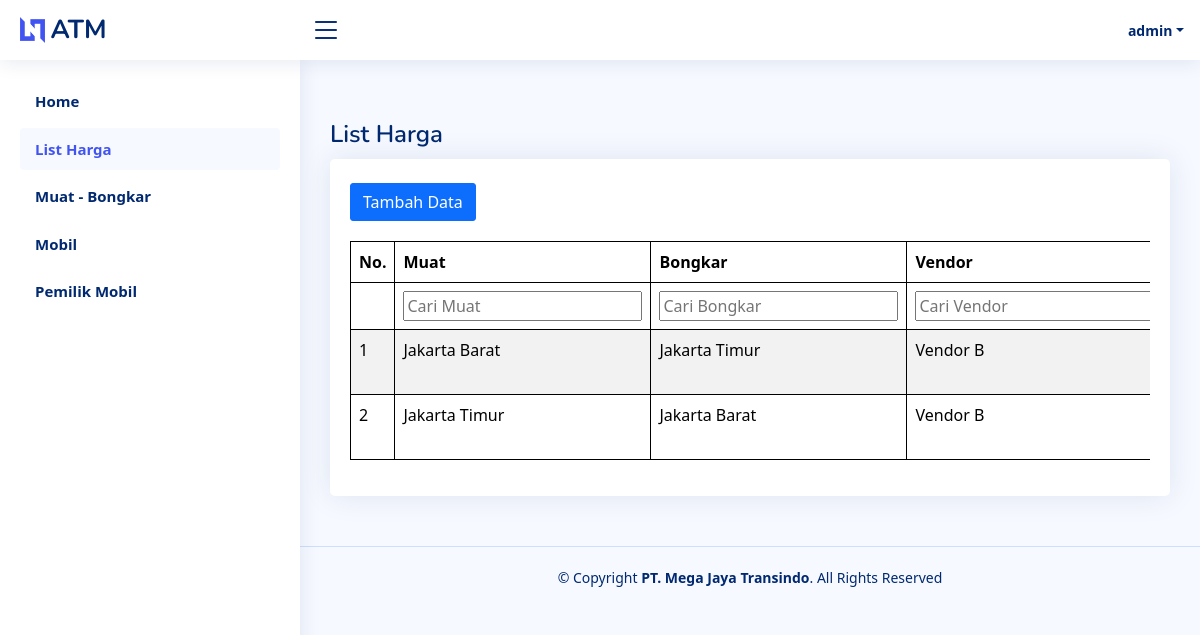
Before: /list_harga.php (signed in) with the older database file.
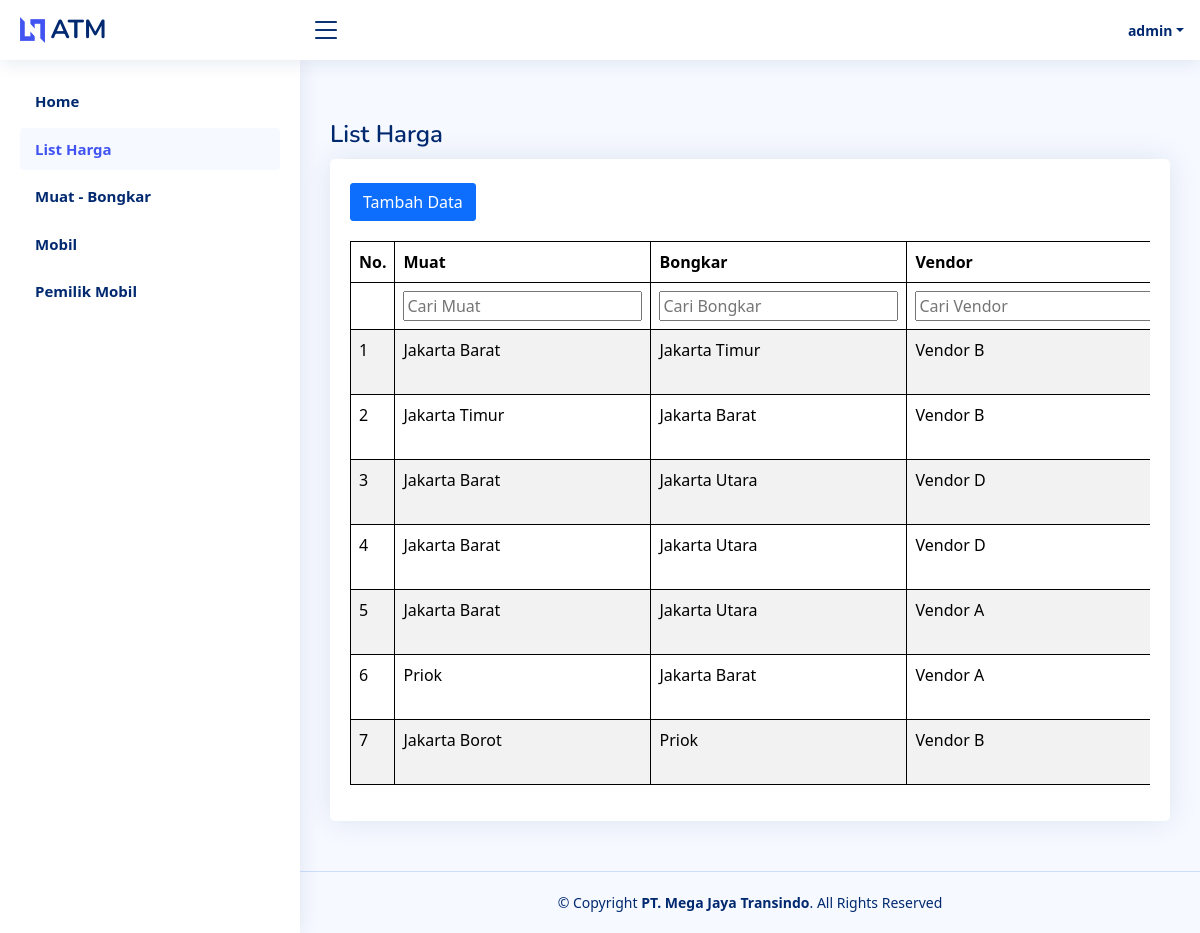
After: the same page with the newer database file.
### tables this page shows
CREATE TABLE `list_harga` (
  `id` int(11) NOT NULL,
  `created_date` timestamp NOT NULL DEFAULT current_timestamp(),
  `modified_date` timestamp NOT NULL DEFAULT current_timestamp() ON UPDATE current_timestamp(),
  `secure_id` varchar(52) NOT NULL,
  `muat_id` int(11) NOT NULL,
  `bongkar_id` int(11) NOT NULL,
  `vendor_id` int(11) NOT NULL,
  `mobil_id` int(11) NOT NULL,
  `harga` float NOT NULL
);

CREATE TABLE `vendor` (
  `id` int(11) NOT NULL,
  `created_date` timestamp NOT NULL DEFAULT current_timestamp(),
  `modified_date` timestamp NOT NULL DEFAULT current_timestamp() ON UPDATE current_timestamp(),
  `secure_id` varchar(52) NOT NULL,
  `nama` varchar(100) NOT NULL,
  `mobil_id` varchar(100) NOT NULL COMMENT '["1","2"]'
);

### layout/navlinks.php (called while the page is built, shortened)
<?php
$nav_links = [
    ['url' => 'index.php', 'text' => 'Home'],
    ['url' => 'list_harga.php', 'text' => 'List Harga'],
    ['url' => 'muat_bongkar.php', 'text' => 'Muat - Bongkar'],
    ['url' => 'mobil.php', 'text' => 'Mobil'],
    ['url' => 'vendor.php', 'text' => 'Pemilik Mobil'],
];
?>

### api/get_list_harga.php (called while the page is built, shortened)
<?php
require 'config/db.php';
if ($_SERVER["REQUEST_METHOD"] == "GET") {
    try{
        $sql = 'SELECT l.*, v.nama as vendor FROM list_harga l
        LEFT JOIN vendor v ON l.vendor_id = v.id';
        $stmt = $db->query($sql);
        $list_harga = $stmt->fetchAll();
        foreach($list_harga as $i=>$v) {
            $sql = "SELECT nama FROM mobil WHERE id = :id";
            $stmt = $db->prepare($sql);
            $stmt->bindParam(':id', $list_harga[$i]['mobil_id'], PDO::PARAM_INT);
            $stmt->execute();
            $mobil = $stmt->fetchColumn();
            $list_harga[$i]['mobil'] = $mobil;
            $sql = "SELECT nama FROM muat_bongkar WHERE id = :id";
            $stmt = $db->prepare($sql);
            $stmt->bindParam(':id', $list_harga[$i]['muat_id'], PDO::PARAM_INT);
            $stmt->execute();
            $muat = $stmt->fetchColumn();
            $list_harga[$i]['muat'] = $muat;
            $sql = "SELECT nama FROM muat_bongkar WHERE id = :id";
            $stmt = $db->prepare($sql);
            $stmt->bindParam(':id', $list_harga[$i]['bongkar_id'], PDO::PARAM_INT);
            $stmt->execute();
            $bongkar = $stmt->fetchColumn();
            $list_harga[$i]['bongkar'] = $bongkar;
        }
    } catch(PDOException $e){
        echo "Connection failed: " . $e->getMessage();
        exit;
    }
}
?>

### list_harga.php (the view, shortened to what this page needs)
<?php
require 'layout/header.php';
require 'layout/navbar.php';
require 'layout/sidebar.php';
require 'api/get_list_harga.php';
?>
  <main id="main" class="main">
    <div class="pagetitle">
      <h1>List Harga</h1>
    </div>
    <section class="section">
      <div class="row">
        <div class="col-lg-12">
          <div class="card">
            <div class="card-body" style="padding-top:3dvh;">
              <?php
              if ($_SESSION['role']!="MEMBER"):
              ?>
              <a href="upsert_list_harga.php" class="btn btn-primary" style="margin-bottom:20px;">Tambah Data</a>
              <?php
              endif;
              ?>
              <div class="table-responsive">
                <table class="table table-bordered table-striped  datatable" id="customDataTable">
                  <thead>
                    <tr>
                      <th>No.</th>
                      <th>Muat</th>
                      <th>Bongkar</th>
                      <th>Vendor</th>
                    </tr>
                    <tr>
                      <th></th>
                      <th><input type="text" placeholder="Cari Muat" /></th>
                      <th><input type="text" placeholder="Cari Bongkar" /></th>
                      <th><input type="text" placeholder="Cari Vendor" /></th>
                  </tr>
                  </thead>
                  <tbody>
                    <?php
                    foreach($list_harga as $i=>$v):
                      echo '<tr>';
                        echo '<td>'.sprintf("%d", $i+1).'</td>';
                        echo '<td>'.$v['muat'].'</td>';
                        echo '<td>'.$v['bongkar'].'</td>';
                        echo '<td>'.$v['vendor'].'</td>';
                      echo '</tr>';
                    endforeach;
                    ?>
                  </tbody>
                </table>
              </div>
            </div>
          </div>
        </div>
      </div>
    </section>
  </main>
  <?php
  require 'layout/footer.php';

### layout/header.php (shortened to what this page needs)
<!DOCTYPE html>
<html lang="en">
<head>
  <link href="assets/vendor/fontawesome-free/css/all.min.css" rel="stylesheet" type="text/css">
  <link href="assets/vendor/bootstrap/css/bootstrap.min.css" rel="stylesheet">
  <link href="assets/vendor/bootstrap-icons/bootstrap-icons.css" rel="stylesheet">
  <link href="assets/vendor/boxicons/css/boxicons.min.css" rel="stylesheet">
  <link href="assets/vendor/quill/quill.snow.css" rel="stylesheet">
  <link href="assets/vendor/quill/quill.bubble.css" rel="stylesheet">
  <link href="assets/vendor/remixicon/remixicon.css" rel="stylesheet">
  <link href="vendor/datatables/dataTables.bootstrap4.min.css" rel="stylesheet">
  <link rel="stylesheet" href="https://cdnjs.cloudflare.com/ajax/libs/bootstrap-select/1.14.0-beta2/css/bootstrap-select.min.css">
  <link href="https://cdn.jsdelivr.net/npm/select2@4.1.0-rc.0/dist/css/select2.min.css" rel="stylesheet" />
  <link rel="stylesheet" href="https://cdn.jsdelivr.net/npm/select2-bootstrap-5-theme@1.3.0/dist/select2-bootstrap-5-theme.min.css" />
  <link href="assets/css/style.css" rel="stylesheet">
</head>
<body>

### layout/navbar.php (shortened to what this page needs)
<header id="header" class="header fixed-top d-flex align-items-center">
  <div class="d-flex align-items-center justify-content-between">
    <a href="index.html" class="logo d-flex align-items-center">
      <img src="assets/img/logo.png" alt="">
      <span class="d-none d-lg-block">ATM</span>
    </a>
    <i class="bi bi-list toggle-sidebar-btn"></i>
  </div>
  <nav class="header-nav ms-auto">
    <ul class="d-flex align-items-center">
      <li class="nav-item dropdown pe-3">
        <a class="nav-link nav-profile d-flex align-items-center pe-0" href="#" data-bs-toggle="dropdown">
          <span class="d-none d-md-block dropdown-toggle ps-2"><?php echo $_SESSION['username'] ?></span>
        </a>
      </li>
    </ul>
  </nav>
</header>

### layout/sidebar.php
  <?php
      require 'navlinks.php';
      $current_page = basename($_SERVER['PHP_SELF']);
  ?>
<aside id="sidebar" class="sidebar">
  <ul class="sidebar-nav" id="sidebar-nav">
      <?php foreach ($nav_links as $link): ?>
          <li class="nav-item">
              <a class="nav-link <?php echo ($current_page != $link['url']) ? 'collapsed' : ''; ?>" href="<?php echo $link['url']; ?>" >
                  <span><?php echo $link['text']; ?></span>
              </a>
          </li>
      <?php endforeach; ?>
  </ul>
</aside>

### layout/footer.php (shortened to what this page needs)
  <footer id="footer" class="footer">
    <div class="copyright">
      &copy; Copyright <strong><span>PT. Mega Jaya Transindo</span></strong>. All Rights Reserved
    </div>
  </footer>
</body>
</html>

### assets/css/style.css (style rules this page uses)
:root { scroll-behavior: smooth; }
body { background: #f6f9ff; color: #444444; }
a { color: #4154f1; text-decoration: none; }
h1, h2, h3, h4, h5, h6 { font-family: "Nunito", sans-serif; }
#main { margin-top: 60px; padding: 20px 30px; transition: all 0.3s; }
.pagetitle { margin-bottom: 10px; margin-top: 5vh; }
.pagetitle h1 { font-size: 24px; margin-bottom: 0; font-weight: 600; color: #012970; }
.card { margin-bottom: 30px; border: none; border-radius: 5px; box-shadow: 0px 0 30px rgba(1, 41, 112, 0.1); }
.card-body { padding: 20px 20px 20px 20px; }
.logo { line-height: 1; }
@media (min-width: 1200px) { .logo { width: 280px; } }
.logo img { max-height: 26px; margin-right: 6px; }
.logo span { font-size: 26px; font-weight: 700; color: #012970; font-family: "Nunito", sans-serif; }
.header { transition: all 0.5s; z-index: 997; height: 60px; box-shadow: 0px 2px 20px rgba(1, 41, 112, 0.1); background-color: #fff; padding-left: 20px; }
.header .toggle-sidebar-btn { font-size: 32px; padding-left: 10px; cursor: pointer; color: #012970; }
.header-nav ul { list-style: none; }
.header-nav>ul { margin: 0; padding: 0; }
.header-nav .nav-profile { color: #012970; }
.header-nav .nav-profile span { font-size: 14px; font-weight: 600; }
.sidebar { position: fixed; top: 60px; left: 0; bottom: 0; width: 300px; z-index: 996; transition: all 0.3s; padding: 20px; overflow-y: auto; scrollbar-width: thin; scrollbar-color: #aab7cf transparent; box-shadow: 0px 0px 20px rgba(1, 41, 112, 0.1); background-color: #fff; }
@media (min-width: 1200px) { #main, #footer { margin-left: 300px; } }
.sidebar-nav { padding: 0; margin: 0; list-style: none; }
.sidebar-nav li { padding: 0; margin: 0; list-style: none; }
.sidebar-nav .nav-item { margin-bottom: 5px; }
.sidebar-nav .nav-link { display: flex; align-items: center; font-size: 15px; font-weight: 600; color: #4154f1; transition: 0.3; background: #f6f9ff; padding: 10px 15px; border-radius: 4px; }
.sidebar-nav .nav-link.collapsed { color: #012970; background: #fff; }
.footer { padding: 20px 0; font-size: 14px; transition: all 0.3s; border-top: 1px solid #cddfff; }
.footer .copyright { text-align: center; color: #012970; }
.table-responsive { overflow-x: auto; }
thead, tbody, tfoot, tr, td, th { border-color: black; border-style: solid; border-width: 1px; }
table thead { background-color: rgb(58, 58, 58)!important; }
.btn { border-radius: 3px!important; }

Changed rows visible on the page:
added list_harga: muat "Jakarta Barat", bongkar "Jakarta Utara", vendor.nama "Vendor D"
added list_harga: muat "Jakarta Barat", bongkar "Jakarta Utara", vendor.nama "Vendor D"
added list_harga: muat "Jakarta Barat", bongkar "Jakarta Utara", vendor.nama "Vendor A"
added list_harga: muat "Priok", bongkar "Jakarta Barat", vendor.nama "Vendor A"
added list_harga: muat "Jakarta Borot", bongkar "Priok", vendor.nama "Vendor B"
